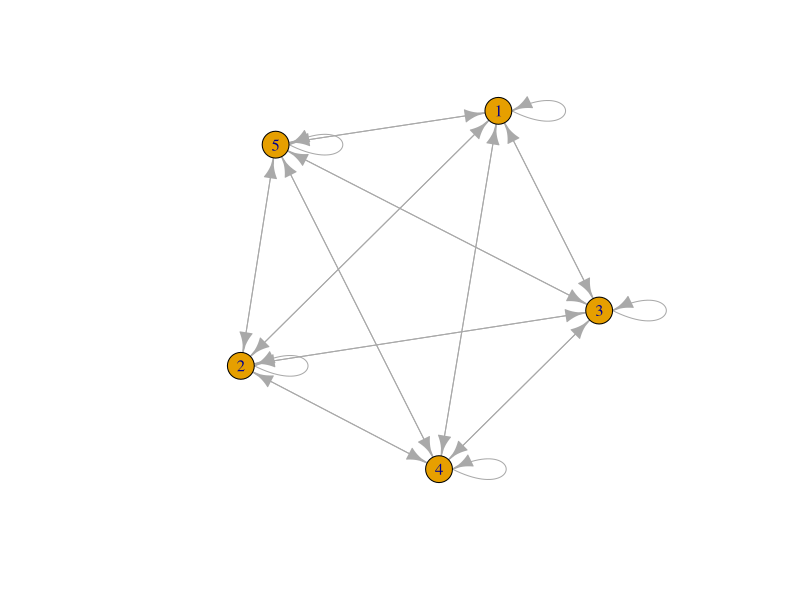

R code for this plot:
## ---- chunk 1
knitr::opts_chunk$set(echo = TRUE)
library(tidyverse)
library(igraph)
## ---- chunk 2
Elliot_run<-read_csv("Elliot/activities.csv")%>% #Elliot's data messing
  filter(type=="Run")%>%
  mutate(miles=distance/1609,
         minutes=elapsed_time/60,
         pace=minutes/miles)%>%
  select(-type, -gear, -commute)%>%
  mutate(person="ell")
Elliot_run
Justin_run<-read_csv("Fursnatch/activities.csv")%>% #Justin's data messing
  filter(type=="Run")%>%
  mutate(miles=distance/1609,
         minutes=elapsed_time/60,
         pace=minutes/miles)%>%
  select(-type, -gear, -commute)%>%
  mutate(person="justin")
Mowgli_run<-read_csv("Mowgli/activities.csv")%>% 
  filter(type=="Run")%>%
  mutate(miles=distance/1609,
         minutes=elapsed_time/60,
         pace=minutes/miles)%>%
  select(-type, -gear, -commute)%>%
  mutate(person="mowg")
Birdo_run<-read_csv("Birdo/activities.csv")%>%
  filter(type=="Run")%>%
  mutate(miles=distance/1609,
         minutes=elapsed_time/60,
         pace=minutes/miles)%>%
  select(-type, -gear, -commute)%>%
  mutate(person="birdo")
Jackson <- read_csv("Jackson/activities.csv")
Jackson_run<-Jackson%>%
  filter(type=="Run")%>%
  mutate(miles=distance/1609,
         minutes=elapsed_time/60,
         pace=minutes/miles)%>%
  select(-type,-gear, -commute)%>%
  mutate(person="jack")
Finn_run<-read_csv("Finn/Finn/activities.csv")%>%
  filter(type=="Run")%>%
  mutate(miles=distance/1609,
         minutes=elapsed_time/60,
         pace=minutes/miles)%>%
  select(-type,-gear, -commute)%>%
  mutate(person="finn")
Plumb_run<-read_csv("Plumb/activities.csv")%>%
  filter(type=="Run")%>%
  mutate(miles=distance/1609,
         minutes=elapsed_time/60,
         pace=minutes/miles)%>%
  select(-type,-gear, -commute)%>%
  mutate(person="plumb")

all_activities<-Elliot_run%>%
  rbind(Justin_run, Birdo_run, Mowgli_run, Jackson_run, Finn_run, Plumb_run)%>%
  select(-filename)


## ---- chunk 3
Finn_kudos<- read_csv("Finn/Finn/kudos.csv")%>%
  mutate(giver="finn")
Justin_kudos<- read_csv("Fursnatch/kudos.csv")%>%
  mutate(giver="justin")
Jackson_kudos<- read_csv("Jackson/kudos.csv")%>%
  mutate(giver="jack")
Mowgli_kudos<- read_csv("Mowgli/kudos.csv")%>%
  mutate(giver="mowg")
Plumb_kudos<- read_csv("Plumb/kudos.csv")%>%
  mutate(giver="plumb")
all_kudos<-Finn_kudos%>%
  rbind(Justin_kudos, Jackson_kudos, Mowgli_kudos, Plumb_kudos)

Jackson_kudos%>%
  inner_join(Mowgli_run, by="id")%>%
  count()

df <- function(giver, taker){
  giver %>%
    inner_join(taker, by="id") %>%
    count()
  
}


df(all_kudos, all_activities)

mat <- matrix(1,5,5)
g <- graph.adjacency(mat, mode="directed", weighted=NULL)
plot(g)
